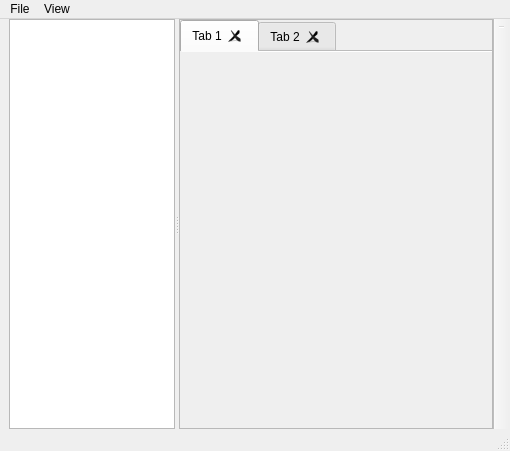
<?xml version="1.0" encoding="UTF-8"?>
<ui version="4.0">
 <class>BasicMainWindow</class>
 <widget class="QMainWindow" name="BasicMainWindow">
  <property name="geometry">
   <rect>
    <x>0</x>
    <y>0</y>
    <width>510</width>
    <height>451</height>
   </rect>
  </property>
  <property name="windowIcon">
   <iconset>
    <normaloff>:/main/logo.png</normaloff>:/main/logo.png</iconset>
  </property>
  <property name="dockNestingEnabled">
   <bool>true</bool>
  </property>
  <widget class="QWidget" name="centralwidget">
   <layout class="QGridLayout" name="mainLayout">
    <property name="topMargin">
     <number>0</number>
    </property>
    <property name="rightMargin">
     <number>0</number>
    </property>
    <property name="bottomMargin">
     <number>0</number>
    </property>
    <property name="spacing">
     <number>0</number>
    </property>
    <item row="0" column="0">
     <widget class="QSplitter" name="splitter">
      <property name="orientation">
       <enum>Qt::Horizontal</enum>
      </property>
      <widget class="ApplicationMenu" name="menu">
       <property name="maximumSize">
        <size>
         <width>300</width>
         <height>16777215</height>
        </size>
       </property>
       <property name="verticalScrollBarPolicy">
        <enum>Qt::ScrollBarAlwaysOff</enum>
       </property>
       <property name="horizontalScrollBarPolicy">
        <enum>Qt::ScrollBarAlwaysOff</enum>
       </property>
       <property name="sizeAdjustPolicy">
        <enum>QAbstractScrollArea::AdjustToContentsOnFirstShow</enum>
       </property>
       <property name="editTriggers">
        <set>QAbstractItemView::NoEditTriggers</set>
       </property>
       <property name="tabKeyNavigation">
        <bool>true</bool>
       </property>
       <property name="showDropIndicator" stdset="0">
        <bool>true</bool>
       </property>
       <property name="selectionBehavior">
        <enum>QAbstractItemView::SelectRows</enum>
       </property>
       <property name="textElideMode">
        <enum>Qt::ElideNone</enum>
       </property>
       <property name="autoExpandDelay">
        <number>1</number>
       </property>
       <property name="wordWrap">
        <bool>true</bool>
       </property>
       <attribute name="headerVisible">
        <bool>false</bool>
       </attribute>
       <column>
        <property name="text">
         <string notr="true">Menus</string>
        </property>
       </column>
      </widget>
      <widget class="ApplicationDisplay" name="display">
       <property name="autoFillBackground">
        <bool>false</bool>
       </property>
       <property name="frameShape">
        <enum>QFrame::StyledPanel</enum>
       </property>
       <property name="frameShadow">
        <enum>QFrame::Sunken</enum>
       </property>
       <property name="currentIndex">
        <number>1</number>
       </property>
       <widget class="QWidget" name="page1"/>
       <widget class="QTabWidget" name="page2">
        <property name="documentMode">
         <bool>true</bool>
        </property>
        <property name="tabsClosable">
         <bool>true</bool>
        </property>
        <property name="movable">
         <bool>true</bool>
        </property>
        <property name="tabBarAutoHide">
         <bool>true</bool>
        </property>
        <widget class="QWidget" name="tab1">
         <attribute name="title">
          <string>Tab 1</string>
         </attribute>
        </widget>
        <widget class="QWidget" name="tab2">
         <attribute name="title">
          <string>Tab 2</string>
         </attribute>
        </widget>
       </widget>
      </widget>
     </widget>
    </item>
   </layout>
  </widget>
  <widget class="QStatusBar" name="statusBar"/>
  <widget class="QToolBar" name="notificationBar">
   <property name="minimumSize">
    <size>
     <width>0</width>
     <height>0</height>
    </size>
   </property>
   <property name="windowTitle">
    <string>Notification Bar</string>
   </property>
   <property name="movable">
    <bool>false</bool>
   </property>
   <property name="iconSize">
    <size>
     <width>48</width>
     <height>48</height>
    </size>
   </property>
   <attribute name="toolBarArea">
    <enum>RightToolBarArea</enum>
   </attribute>
   <attribute name="toolBarBreak">
    <bool>false</bool>
   </attribute>
   <addaction name="separator"/>
  </widget>
  <widget class="QMenuBar" name="menuBar">
   <property name="geometry">
    <rect>
     <x>0</x>
     <y>0</y>
     <width>510</width>
     <height>22</height>
    </rect>
   </property>
   <property name="nativeMenuBar">
    <bool>false</bool>
   </property>
   <widget class="QMenu" name="menuFile">
    <property name="title">
     <string>File</string>
    </property>
    <addaction name="actionExit"/>
   </widget>
   <widget class="QMenu" name="menuView">
    <property name="title">
     <string>View</string>
    </property>
   </widget>
   <addaction name="menuFile"/>
   <addaction name="menuView"/>
  </widget>
  <action name="actionExit">
   <property name="text">
    <string>Exit</string>
   </property>
  </action>
 </widget>
 <customwidgets>
  <customwidget>
   <class>ApplicationMenu</class>
   <extends>QTreeWidget</extends>
   <header>windows/application_menu.h</header>
  </customwidget>
  <customwidget>
   <class>ApplicationDisplay</class>
   <extends>QStackedWidget</extends>
   <header>windows/application_display.h</header>
   <container>1</container>
  </customwidget>
 </customwidgets>
 <resources/>
 <connections/>
</ui>
